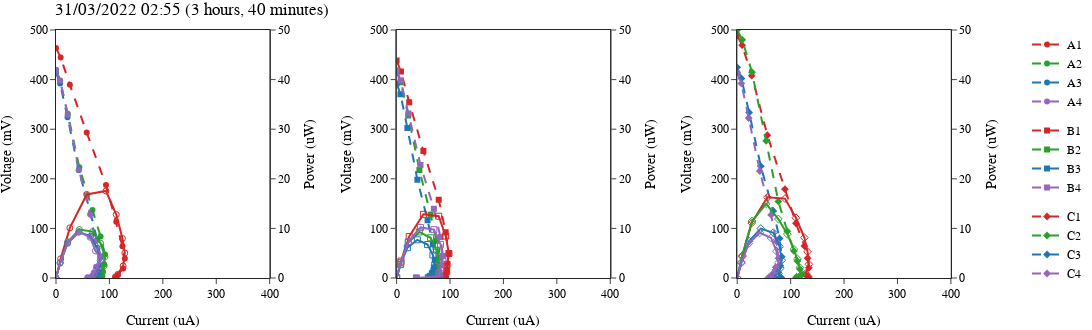

Notebook source saved alongside this figure:
### Markdown cell above
## Latest Data

### Code cell
pc_id = len(maxes)

display(pc_sums[pc_id])
display(maxes[pc_id])

figs[pc_id].update_yaxes(range = [0,500], secondary_y=False, matches='y') # Voltage
figs[pc_id].update_yaxes(range = [0,50], secondary_y=True, matches='y2') # Power
figs[pc_id].update_xaxes(range = [0,400], matches='x') #Current
figs[pc_id]

### Figure 1 — Plotly figure (JSON) as saved in the notebook; plotly's stock layout.template omitted (floating-point values rounded to 4 significant figures)
{"data": [{"legendgroup": "A", "line": {"color": "rgba(213,38,39,1)", "dash": "dash", "width": 2}, "marker": {"symbol": "circle"}, "mode": "markers+lines", "name": "A1", "showlegend": true, "type": "scatter", "x": [0, 8.722, 25.96, 57.47, 93.56, 112.8, 124.4, 128.8, 125.7, 115.6, 111.1], "xaxis": "x", "y": [463.6, 444.8, 389.4, 293.1, 187.5, 113.3, 64, 39.1, 19.3, 6.3, 1.5], "yaxis": "y"}, {"legendgroup": "A", "line": {"color": "rgba(213,38,39,1)", "dash": "solid", "width": 2}, "marker": {"symbol": "circle-open"}, "mode": "markers+lines", "name": "A1", "showlegend": false, "type": "scatter", "x": [0, 8.722, 25.96, 57.47, 93.56, 112.8, 124.4, 128.8, 125.7, 115.6, 111.1], "xaxis": "x", "y": [0, 3.879, 10.11, 16.84, 17.54, 12.79, 7.961, 5.036, 2.427, 0.7283, 0.1667], "yaxis": "y2"}, {"legendgroup": "A", "line": {"color": "rgba(43,159,43,1)", "dash": "dash", "width": 2}, "marker": {"symbol": "circle"}, "mode": "markers+lines", "name": "A2", "showlegend": true, "type": "scatter", "x": [0, 7.808, 22.07, 43.75, 68.31, 83.47, 91.74, 90.25, 87.3, 86.24, 81.48], "xaxis": "x", "y": [419.2, 398.2, 331.1, 223.1, 136.9, 83.8, 47.2, 27.4, 13.4, 4.7, 1.1], "yaxis": "y"}, {"legendgroup": "A", "line": {"color": "rgba(43,159,43,1)", "dash": "solid", "width": 2}, "marker": {"symbol": "circle-open"}, "mode": "markers+lines", "name": "A2", "showlegend": false, "type": "scatter", "x": [0, 7.808, 22.07, 43.75, 68.31, 83.47, 91.74, 90.25, 87.3, 86.24, 81.48], "xaxis": "x", "y": [0, 3.109, 7.308, 9.76, 9.352, 6.994, 4.33, 2.473, 1.17, 0.4053, 0.08963], "yaxis": "y2"}, {"legendgroup": "A", "line": {"color": "rgba(30,118,179,1)", "dash": "dash", "width": 2}, "marker": {"symbol": "circle"}, "mode": "markers+lines", "name": "A3", "showlegend": true, "type": "scatter", "x": [0, 7.686, 21.59, 42.55, 64.92, 76.99, 82.8, 79.38, 79.48, 67.89, 81.48], "xaxis": "x", "y": [413.7, 392, 323.9, 217, 130.1, 77.3, 42.6, 24.1, 12.2, 3.7, 1.1], "yaxis": "y"}, {"legendgroup": "A", "line": {"color": "rgba(30,118,179,1)", "dash": "solid", "width": 2}, "marker": {"symbol": "circle-open"}, "mode": "markers+lines", "name": "A3", "showlegend": false, "type": "scatter", "x": [0, 7.686, 21.59, 42.55, 64.92, 76.99, 82.8, 79.38, 79.48, 67.89, 81.48], "xaxis": "x", "y": [0, 3.013, 6.994, 9.233, 8.446, 5.951, 3.527, 1.913, 0.9696, 0.2512, 0.08963], "yaxis": "y2"}, {"legendgroup": "A", "line": {"color": "rgba(147,103,188,1)", "dash": "dash", "width": 2}, "marker": {"symbol": "circle"}, "mode": "markers+lines", "name": "A4", "showlegend": true, "type": "scatter", "x": [0, 7.8, 21.92, 42.8, 63.97, 73.8, 84.74, 75.1, 71.01, 67.89, 59.26], "xaxis": "x", "y": [419.9, 397.8, 328.8, 218.3, 128.2, 74.1, 43.6, 22.8, 10.9, 3.7, 0.8], "yaxis": "y"}, {"legendgroup": "A", "line": {"color": "rgba(147,103,188,1)", "dash": "solid", "width": 2}, "marker": {"symbol": "circle-open"}, "mode": "markers+lines", "name": "A4", "showlegend": false, "type": "scatter", "x": [0, 7.8, 21.92, 42.8, 63.97, 73.8, 84.74, 75.1, 71.01, 67.89, 59.26], "xaxis": "x", "y": [0, 3.103, 7.207, 9.344, 8.201, 5.469, 3.695, 1.712, 0.774, 0.2512, 0.04741], "yaxis": "y2"}, {"legendgroup": "B", "line": {"color": "rgba(213,38,39,1)", "dash": "dash", "width": 2}, "marker": {"symbol": "square"}, "mode": "markers+lines", "name": "B1", "showlegend": true, "type": "scatter", "x": [0, 8.163, 23.61, 50.18, 78.84, 91.83, 97.96, 94.53, 93.81, 91.74, 81.48], "xaxis": "x2", "y": [438.3, 416.3, 354.1, 255.9, 158, 92.2, 50.4, 28.7, 14.4, 5, 1.1], "yaxis": "y3"}, {"legendgroup": "B", "line": {"color": "rgba(213,38,39,1)", "dash": "solid", "width": 2}, "marker": {"symbol": "square-open"}, "mode": "markers+lines", "name": "B1", "showlegend": false, "type": "scatter", "x": [0, 8.163, 23.61, 50.18, 78.84, 91.83, 97.96, 94.53, 93.81, 91.74, 81.48], "xaxis": "x2", "y": [0, 3.398, 8.359, 12.84, 12.46, 8.467, 4.937, 2.713, 1.351, 0.4587, 0.08963], "yaxis": "y4"}, {"legendgroup": "B", "line": {"color": "rgba(43,159,43,1)", "dash": "dash", "width": 2}, "marker": {"symbol": "square"}, "mode": "markers+lines", "name": "B2", "showlegend": true, "type": "scatter", "x": [0, 7.737, 21.85, 42.67, 63.62, 74.7, 79.69, 76.42, 74.92, 75.23, 59.26], "xaxis": "x2", "y": [415.7, 394.6, 327.8, 217.6, 127.5, 75, 41, 23.2, 11.5, 4.1, 0.8], "yaxis": "y3"}, {"legendgroup": "B", "line": {"color": "rgba(43,159,43,1)", "dash": "solid", "width": 2}, "marker": {"symbol": "square-open"}, "mode": "markers+lines", "name": "B2", "showlegend": false, "type": "scatter", "x": [0, 7.737, 21.85, 42.67, 63.62, 74.7, 79.69, 76.42, 74.92, 75.23, 59.26], "xaxis": "x2", "y": [0, 3.053, 7.164, 9.284, 8.112, 5.603, 3.267, 1.773, 0.8616, 0.3084, 0.04741], "yaxis": "y4"}, {"legendgroup": "B", "line": {"color": "rgba(30,118,179,1)", "dash": "dash", "width": 2}, "marker": {"symbol": "square"}, "mode": "markers+lines", "name": "B3", "showlegend": true, "type": "scatter", "x": [0, 7.267, 20.17, 38.86, 57.98, 67.93, 71.53, 69.83, 66.45, 62.39, 81.48], "xaxis": "x2", "y": [392.3, 370.6, 302.5, 198.2, 116.2, 68.2, 36.8, 21.2, 10.2, 3.4, 1.1], "yaxis": "y3"}, {"legendgroup": "B", "line": {"color": "rgba(30,118,179,1)", "dash": "solid", "width": 2}, "marker": {"symbol": "square-open"}, "mode": "markers+lines", "name": "B3", "showlegend": false, "type": "scatter", "x": [0, 7.267, 20.17, 38.86, 57.98, 67.93, 71.53, 69.83, 66.45, 62.39, 81.48], "xaxis": "x2", "y": [0, 2.693, 6.1, 7.703, 6.738, 4.633, 2.632, 1.48, 0.6778, 0.2121, 0.08963], "yaxis": "y4"}, {"legendgroup": "B", "line": {"color": "rgba(147,103,188,1)", "dash": "dash", "width": 2}, "marker": {"symbol": "square"}, "mode": "markers+lines", "name": "B4", "showlegend": true, "type": "scatter", "x": [0, 7.808, 22.11, 44.71, 69.76, 82.17, 86.69, 82.67, 79.48, 80.73, 37.04], "xaxis": "x2", "y": [418.9, 398.2, 331.7, 228, 139.8, 82.5, 44.6, 25.1, 12.2, 4.4, 0.5], "yaxis": "y3"}, {"legendgroup": "B", "line": {"color": "rgba(147,103,188,1)", "dash": "solid", "width": 2}, "marker": {"symbol": "square-open"}, "mode": "markers+lines", "name": "B4", "showlegend": false, "type": "scatter", "x": [0, 7.808, 22.11, 44.71, 69.76, 82.17, 86.69, 82.67, 79.48, 80.73, 37.04], "xaxis": "x2", "y": [0, 3.109, 7.335, 10.19, 9.753, 6.779, 3.866, 2.075, 0.9696, 0.3552, 0.01852], "yaxis": "y4"}, {"legendgroup": "C", "line": {"color": "rgba(213,38,39,1)", "dash": "dash", "width": 2}, "marker": {"symbol": "diamond"}, "mode": "markers+lines", "name": "C1", "showlegend": true, "type": "scatter", "x": [0, 9.206, 27.19, 56.47, 89.37, 110.0, 125.8, 131.8, 134.2, 128.4, 133.3], "xaxis": "x3", "y": [488.6, 469.5, 407.9, 288, 179.1, 110.4, 64.7, 40, 20.6, 7, 1.8], "yaxis": "y5"}, {"legendgroup": "C", "line": {"color": "rgba(213,38,39,1)", "dash": "solid", "width": 2}, "marker": {"symbol": "diamond-open"}, "mode": "markers+lines", "name": "C1", "showlegend": false, "type": "scatter", "x": [0, 9.206, 27.19, 56.47, 89.37, 110.0, 125.8, 131.8, 134.2, 128.4, 133.3], "xaxis": "x3", "y": [0, 4.322, 11.09, 16.26, 16.01, 12.14, 8.136, 5.27, 2.765, 0.8991, 0.24], "yaxis": "y6"}, {"legendgroup": "C", "line": {"color": "rgba(43,159,43,1)", "dash": "dash", "width": 2}, "marker": {"symbol": "diamond"}, "mode": "markers+lines", "name": "C2", "showlegend": true, "type": "scatter", "x": [0, 9.416, 27.67, 54.18, 77.05, 93.82, 106.1, 112.6, 117.3, 121.1, 111.1], "xaxis": "x3", "y": [500.2, 480.2, 415, 276.3, 154.4, 94.2, 54.6, 34.2, 18, 6.6, 1.5], "yaxis": "y5"}, {"legendgroup": "C", "line": {"color": "rgba(43,159,43,1)", "dash": "solid", "width": 2}, "marker": {"symbol": "diamond-open"}, "mode": "markers+lines", "name": "C2", "showlegend": false, "type": "scatter", "x": [0, 9.416, 27.67, 54.18, 77.05, 93.82, 106.1, 112.6, 117.3, 121.1, 111.1], "xaxis": "x3", "y": [0, 4.521, 11.48, 14.97, 11.9, 8.838, 5.794, 3.853, 2.111, 0.7993, 0.1667], "yaxis": "y6"}, {"legendgroup": "C", "line": {"color": "rgba(30,118,179,1)", "dash": "dash", "width": 2}, "marker": {"symbol": "diamond"}, "mode": "markers+lines", "name": "C3", "showlegend": true, "type": "scatter", "x": [0, 7.89, 22.25, 44.2, 67.51, 79.28, 83.38, 80.7, 76.87, 67.89, 81.48], "xaxis": "x3", "y": [424.7, 402.4, 333.7, 225.4, 135.3, 79.6, 42.9, 24.5, 11.8, 3.7, 1.1], "yaxis": "y5"}, {"legendgroup": "C", "line": {"color": "rgba(30,118,179,1)", "dash": "solid", "width": 2}, "marker": {"symbol": "diamond-open"}, "mode": "markers+lines", "name": "C3", "showlegend": false, "type": "scatter", "x": [0, 7.89, 22.25, 44.2, 67.51, 79.28, 83.38, 80.7, 76.87, 67.89, 81.48], "xaxis": "x3", "y": [0, 3.175, 7.424, 9.962, 9.135, 6.311, 3.577, 1.977, 0.9071, 0.2512, 0.08963], "yaxis": "y6"}, {"legendgroup": "C", "line": {"color": "rgba(147,103,188,1)", "dash": "dash", "width": 2}, "marker": {"symbol": "diamond"}, "mode": "markers+lines", "name": "C4", "showlegend": true, "type": "scatter", "x": [0, 7.692, 21.51, 42.29, 63.47, 73.41, 77.16, 72.13, 68.4, 62.39, 59.26], "xaxis": "x3", "y": [414.7, 392.3, 322.6, 215.7, 127.2, 73.7, 39.7, 21.9, 10.5, 3.4, 0.8], "yaxis": "y5"}, {"legendgroup": "C", "line": {"color": "rgba(147,103,188,1)", "dash": "solid", "width": 2}, "marker": {"symbol": "diamond-open"}, "mode": "markers+lines", "name": "C4", "showlegend": false, "type": "scatter", "x": [0, 7.692, 21.51, 42.29, 63.47, 73.41, 77.16, 72.13, 68.4, 62.39, 59.26], "xaxis": "x3", "y": [0, 3.018, 6.938, 9.123, 8.074, 5.41, 3.063, 1.58, 0.7182, 0.2121, 0.04741], "yaxis": "y6"}], "layout": {"font": {"color": "black", "family": "Arial"}, "height": 330, "margin": {"b": 5, "l": 5, "pad": 0, "r": 5, "t": 30}, "title": {"text": "31/03/2022 02:55 (3 hours, 40 minutes)"}, "width": 1300, "xaxis": {"anchor": "y", "domain": [0, 0.2244], "matches": "x", "mirror": true, "range": [0, 400], "title": {"text": "Current (uA)"}}, "xaxis2": {"anchor": "y3", "domain": [0.3578, 0.5822], "matches": "x", "mirror": true, "range": [0, 400], "title": {"text": "Current (uA)"}}, "xaxis3": {"anchor": "y5", "domain": [0.7156, 0.94], "matches": "x", "mirror": true, "range": [0, 400], "title": {"text": "Current (uA)"}}, "yaxis": {"anchor": "x", "domain": [0, 1], "matches": "y", "mirror": true, "range": [0, 500], "title": {"text": "Voltage (mV)"}}, "yaxis2": {"anchor": "x", "matches": "y2", "mirror": true, "overlaying": "y", "range": [0, 50], "side": "right", "title": {"text": "Power (uW)"}}, "yaxis3": {"anchor": "x2", "domain": [0, 1], "matches": "y", "mirror": true, "range": [0, 500], "title": {"text": "Voltage (mV)"}}, "yaxis4": {"anchor": "x2", "matches": "y2", "mirror": true, "overlaying": "y3", "range": [0, 50], "side": "right", "title": {"text": "Power (uW)"}}, "yaxis5": {"anchor": "x3", "domain": [0, 1], "matches": "y", "mirror": true, "range": [0, 500], "title": {"text": "Voltage (mV)"}}, "yaxis6": {"anchor": "x3", "matches": "y2", "mirror": true, "overlaying": "y5", "range": [0, 50], "side": "right", "title": {"text": "Power (uW)"}}}}
